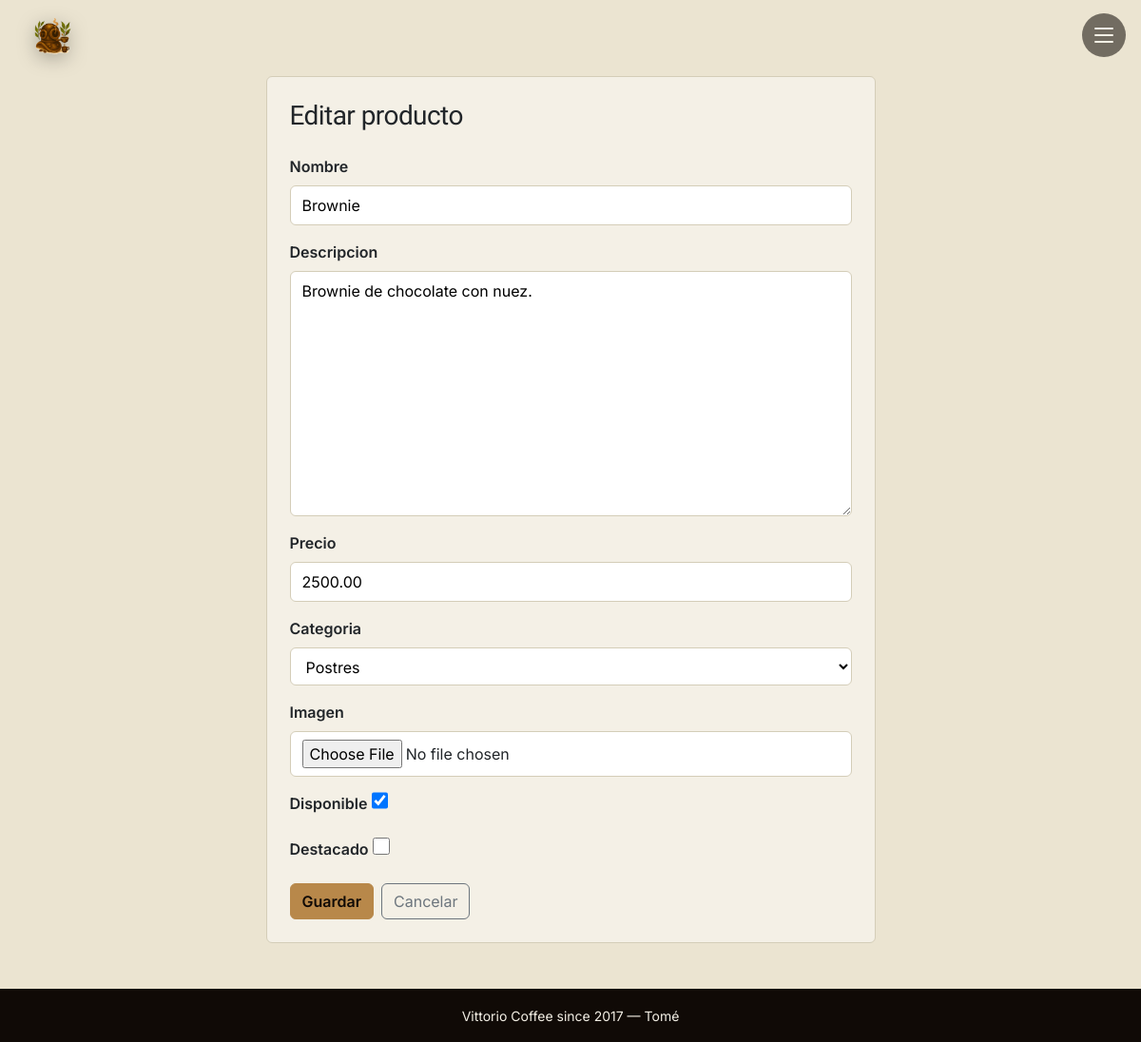
Before: /panel/productos/18/editar/ (signed in) with the older database file.
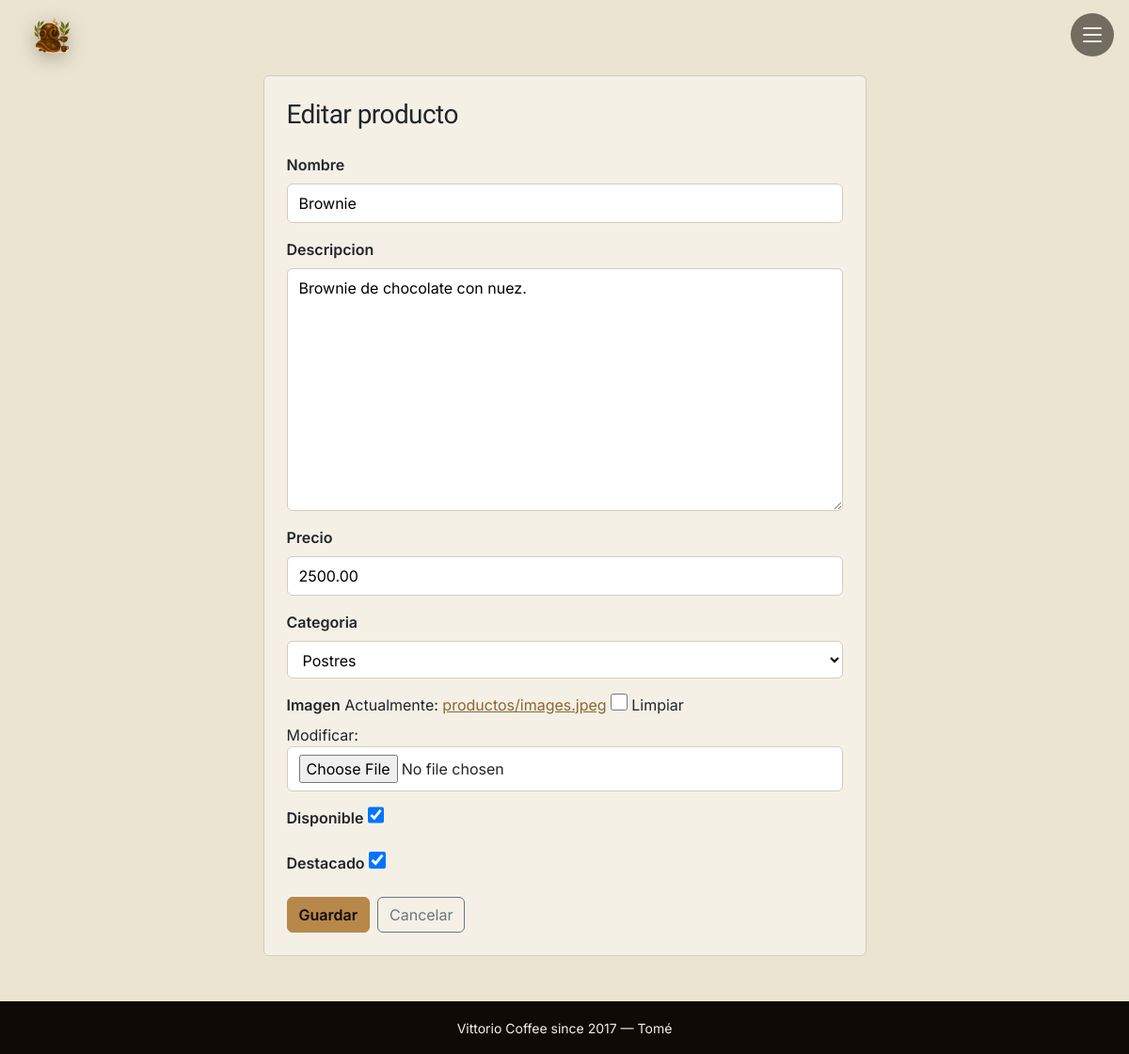
After: the same page with the newer database file.
### tienda/models.py (models this page shows, shortened)
class Producto(models.Model):
    nombre = models.CharField(max_length=150)    # nombre del producto
    descripcion = models.TextField(blank=True)   # descripción opcional
    precio = models.DecimalField(max_digits=8, decimal_places=2, validators=[MinValueValidator(1)])  # precio (mínimo 1)
    categoria = models.ForeignKey(
        Categoria,
        on_delete=models.PROTECT,        # PROTECT = no deja borrar una categoría si tiene productos
        related_name="productos",        # permite hacer: categoria.productos.all()
    )
    imagen = models.ImageField(upload_to="productos/", blank=True, null=True)  # foto (opcional)
    disponible = models.BooleanField(default=True)   # si está disponible para comprar
    destacado = models.BooleanField(default=False)   # si se muestra como destacado
    creado = models.DateTimeField(auto_now_add=True)  # guarda la fecha de creación sola
    class Meta:
        verbose_name = "Producto"
        verbose_name_plural = "Productos"
        ordering = ["nombre"]  # ordenados por nombre

### tienda/views.py (the view)
# urls.py: path("panel/productos/<int:pk>/editar/", views.editar_producto, name="editar_producto"),
@user_passes_test(es_admin,login_url="tienda:login")  # 🔒 solo admin
def editar_producto(request, pk):
    producto = get_object_or_404(Producto, pk=pk)  # busca el producto por su id (o error 404)
    if request.method == "POST":
        form = ProductoForm(request.POST, request.FILES, instance=producto)  # instance = edita el existente
        if form.is_valid():
            form.save()
            messages.success(request, "Producto actualizado.")
            return redirect("tienda:admin_productos")
    else:
        form = ProductoForm(instance=producto)  # carga el formulario con los datos actuales
    return render(request,"producto_form.html",{"form": form,"titulo":"Editar producto"})

### tienda/forms.py
class ProductoForm(forms.ModelForm):
    class Meta:
        model = Producto  # se arma solo a partir del modelo Producto
        fields =["nombre", "descripcion","precio", "categoria","imagen","disponible", "destacado"
                 ]  # los campos que pide el formulario

### tienda/models.py (called while the page is built)
    def __str__(self):
        return self.nombre  # lo que se ve cuando mostramos una categoría

### tienda/views.py (called while the page is built)
def es_admin(user):
    return user.is_authenticated and user.is_staff

### tienda/templates/producto_form.html (shortened to what this page needs)
{% extends "base.html" %}
{% block contenido %}
<div class="row justify-content-center">
    <div class="col-md-7">
        <div class="card p-4">
            <h1 class="h3 mb-4">{{ titulo }}</h1>
            <form method="post" enctype="multipart/form-data" class="form-render">
                {% for field in form %}
                    <div class="mb-3">
                        <label class="form-label fw-semibold" for="{{ field.id_for_label }}">{{ field.label }}</label>
                        {{ field }}
                    </div>
                {% endfor %}
                <div class="d-flex gap-2 mt-3">
                    <button type="submit" class="btn btn-primary">Guardar</button>
                    <a href="{% url 'tienda:admin_productos' %}" class="btn btn-outline-secondary">Cancelar</a>
                </div>
            </form>
        </div>
    </div>
</div>
{% endblock %}

Changed rows visible on the page:
changed Producto "Brownie": destacado "☐" → "☑"
Other visible differences:
new list line: "Actualmente: productos/images.jpeg Limpiar Modificar: ☐"
